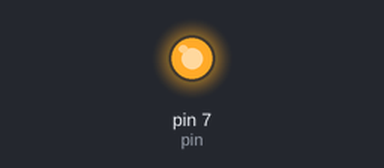
This sketch was run on a simulated Arduino Uno, built with avr-gcc and run on an emulated ATmega328P. On the bench: output pins drawn as LEDs (lit = HIGH).

Above: at 0.1 s.
Timing chart, 0 to 1.6 s (numbered marks = the images above):
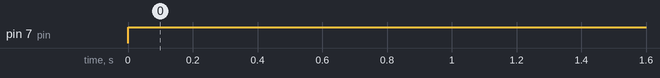

Measured:
- by itself, pin 7 (pin): LOW → HIGH at 0.00 s

The sketch:

sketch_B1_1_3.ino
```cpp
int pin = 7;
volatile int state = HIGH;

void setup()
{
  pinMode(pin, OUTPUT);
  attachInterrupt(3, blink, RISING);
}

void loop()
{
  digitalWrite(pin, state);
}

void blink()
{
  state = !state;
}
```
